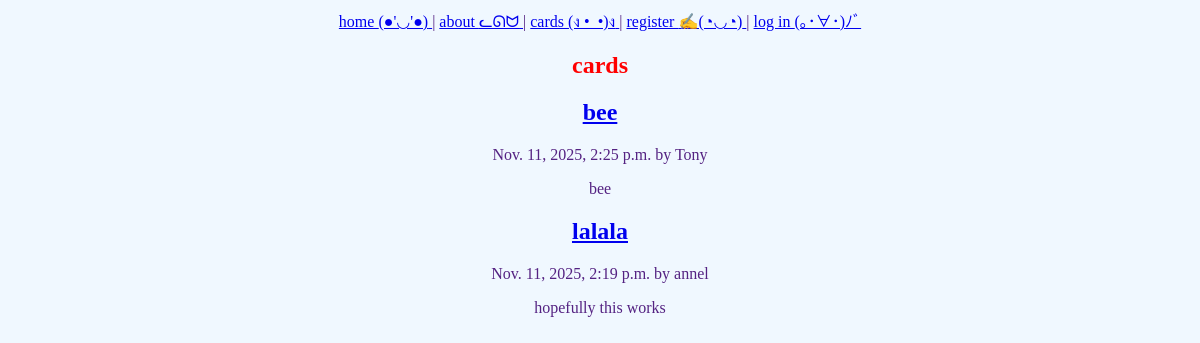
Page /cards/ on the committed database.
### cards/models.py (models this page shows, shortened)
class Cards(models.Model):
    title = models.CharField(max_length=75)
    body = models.TextField()
    slug = models.SlugField()
    date = models.DateTimeField(auto_now_add=True)
    banner = models.ImageField(default='fallback.png', blank=True)
    author = models.ForeignKey(User, on_delete=models.CASCADE, default=None)

### cards/views.py (the view)
# urls.py: path('', views.cards_list, name="list"),
def cards_list(request):
    cards = Cards.objects.all().order_by('-date')
    return render(request, 'cards/cards_list.html', {'cards': cards})

### cards/templates/cards/cards_list.html (shortened to what this page needs)
{% extends 'layout.html' %}
{% block content %}
    <section>
    <h1>cards</h1>
    {% for card in cards %}
        <article class="card">
            <h2>
                <a href="{% url 'cards:page' slug=card.slug %}">
                {{ card.title }}
                </a>
            </h2>
            <p>{{ card.date }} by {{ card.author }}</p>
            <p>{{ card.body }}</p>
        </article>
    {% endfor %}
    </section>
{% endblock %}

### static/css/style.css (style rules this page uses)
h1 { font-family: "retro"; color: red; }
body { text-align: center; font-family: "retro"; background: aliceblue; color: rgb(84, 34, 130); }

### rows in the picture
Cards: title "bee", date "Nov. 11, 2025, 2:25 p.m.", author "Tony", body "bee"
Cards: title "lalala", date "Nov. 11, 2025, 2:19 p.m.", author "annel", body "hopefully this works"
